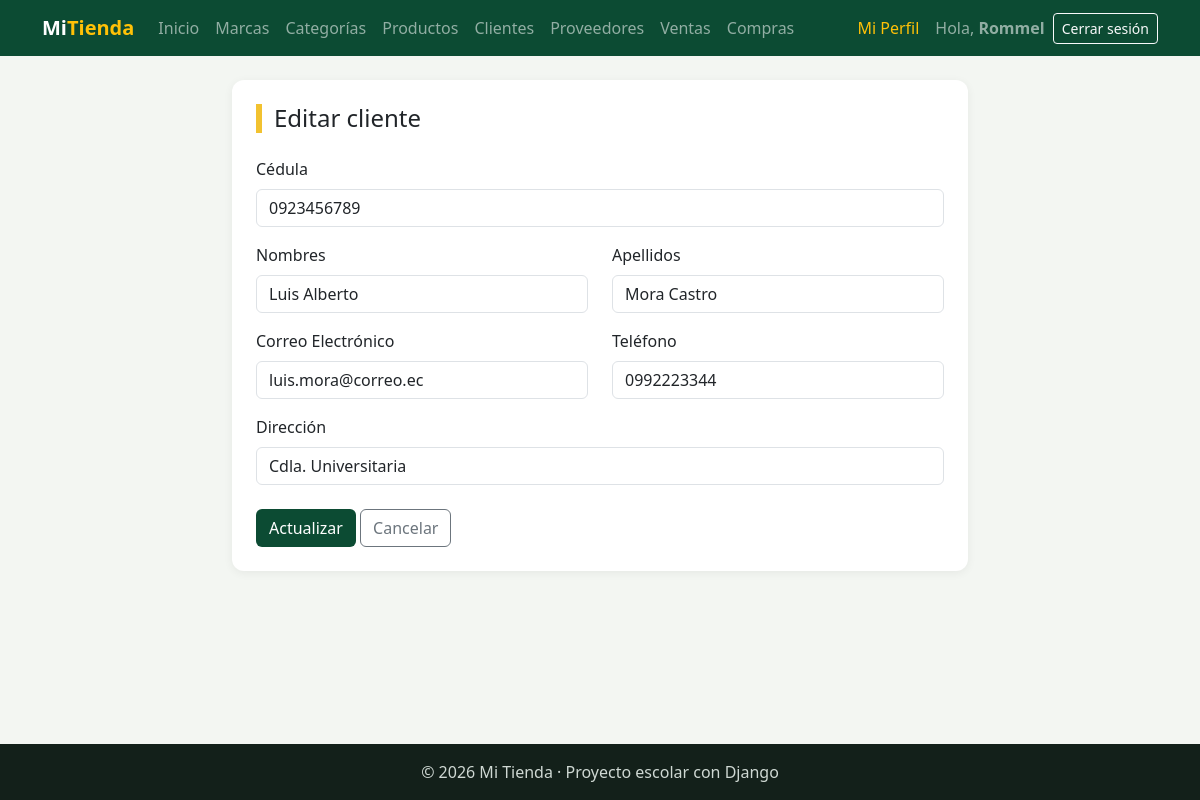
/facturacion/clientes/editar/2/ (signed in), run on the app's committed database.
### facturacion/models.py (models this page shows, shortened)
class ModeloBase(models.Model):
    user = models.ForeignKey(
        User,
        on_delete=models.SET_NULL,
        null=True,
        blank=True,
        editable=False,
        related_name="%(class)s_registrados",
        verbose_name="Registrado por",
    )
    fecha_creacion = models.DateTimeField("Fecha de creación", auto_now_add=True)
    fecha_modificacion = models.DateTimeField("Última modificación", auto_now=True)
    class Meta:
        abstract = True

class Cliente(ModeloBase):
    cedula = models.CharField("Cédula", max_length=10, unique=True)
    nombres = models.CharField(max_length=80)
    apellidos = models.CharField(max_length=80)
    email = models.EmailField("Correo", blank=True)
    telefono = models.CharField("Teléfono", max_length=15, blank=True)
    direccion = models.CharField("Dirección", max_length=200, blank=True)
    class Meta:
        verbose_name = "Cliente"
        verbose_name_plural = "Clientes"
        ordering = ["apellidos", "nombres"]

### facturacion/views.py (the view, shortened to what this page needs)
# urls.py: path("clientes/editar/<int:pk>/", views.ClienteUpdateView.as_view(), name="cliente_editar"),
class ClienteUpdateView(LoginRequiredMixin, UsuarioRegistroMixin, SuccessMessageMixin, UpdateView):
    model = Cliente
    form_class = ClienteForm
    template_name = "facturacion/cliente_form.html"
    success_url = reverse_lazy("facturacion:cliente_lista")
    success_message = "Cliente «%(apellidos)s %(nombres)s» actualizado."
    extra_context = {"titulo": "Editar cliente", "boton": "Actualizar"}

### facturacion/forms.py (shortened to what this page needs)
class ClienteForm(forms.ModelForm):
    class Meta:
        model = Cliente
        fields = ["cedula", "nombres", "apellidos", "email", "telefono", "direccion"]
        widgets = {
            "cedula": forms.TextInput(attrs={"class": "form-control", "placeholder": "10 dígitos"}),
            "nombres": forms.TextInput(attrs={"class": "form-control"}),
            "apellidos": forms.TextInput(attrs={"class": "form-control"}),
            "email": forms.EmailInput(attrs={"class": "form-control"}),
            "telefono": forms.TextInput(attrs={"class": "form-control"}),
            "direccion": forms.TextInput(attrs={"class": "form-control"}),
        }

### facturacion/templates/facturacion/cliente_form.html (shortened to what this page needs)
{% extends "base.html" %}
{% block contenido %}
<div class="row justify-content-center">
    <div class="col-md-8">
        <div class="tarjeta">
            <h1 class="h4 titulo-pagina mb-4">{{ titulo }}</h1>
            <form method="post" novalidate>
                <div class="mb-3">
                    <label class="form-label" for="{{ form.cedula.id_for_label }}">Cédula</label>
                    {{ form.cedula }}
                </div>
                <div class="row">
                    <div class="col-md-6 mb-3">
                        <label class="form-label" for="{{ form.nombres.id_for_label }}">Nombres</label>
                        {{ form.nombres }}
                    </div>
                    <div class="col-md-6 mb-3">
                        <label class="form-label" for="{{ form.apellidos.id_for_label }}">Apellidos</label>
                        {{ form.apellidos }}
                    </div>
                </div>
                <div class="row">
                    <div class="col-md-6 mb-3">
                        <label class="form-label" for="{{ form.email.id_for_label }}">Correo Electrónico</label>
                        {{ form.email }}
                    </div>
                    <div class="col-md-6 mb-3">
                        <label class="form-label" for="{{ form.telefono.id_for_label }}">Teléfono</label>
                        {{ form.telefono }}
                    </div>
                </div>
                <div class="mb-4">
                    <label class="form-label" for="{{ form.direccion.id_for_label }}">Dirección</label>
                    {{ form.direccion }}
                </div>
                <button type="submit" class="btn btn-verde">{{ boton }}</button>
                <a href="{% url 'facturacion:cliente_lista' %}" class="btn btn-outline-secondary">Cancelar</a>
            </form>
        </div>
    </div>
</div>
{% endblock %}

### templates/base.html (shortened to what this page needs)
{% load static %}
<!DOCTYPE html>
<html lang="es">
<head>
    <link href="https://cdn.jsdelivr.net/npm/bootstrap@5.3.3/dist/css/bootstrap.min.css" rel="stylesheet">
    <link rel="stylesheet" href="{% static 'css/estilos.css' %}">
</head>
<body>
<nav class="navbar navbar-expand-lg navbar-dark barra">
    <div class="container">
        <a class="navbar-brand fw-bold" href="{% url 'home' %}">Mi<span class="text-warning">Tienda</span></a>
        <div class="collapse navbar-collapse" id="menu">
            <ul class="navbar-nav me-auto">
                <li class="nav-item"><a class="nav-link" href="{% url 'home' %}">Inicio</a></li>
                {% if user.is_authenticated %}
                    <li class="nav-item"><a class="nav-link" href="{% url 'facturacion:marca_lista' %}">Marcas</a></li>
                    <li class="nav-item"><a class="nav-link" href="{% url 'facturacion:categoria_lista' %}">Categorías</a></li>
                    <li class="nav-item"><a class="nav-link" href="{% url 'facturacion:producto_lista' %}">Productos</a></li>
                    <li class="nav-item"><a class="nav-link" href="{% url 'facturacion:cliente_lista' %}">Clientes</a></li>
                    <li class="nav-item"><a class="nav-link" href="{% url 'facturacion:proveedor_lista' %}">Proveedores</a></li>
                    <li class="nav-item"><a class="nav-link" href="{% url 'facturacion:venta_lista' %}">Ventas</a></li>
                    <li class="nav-item"><a class="nav-link" href="{% url 'facturacion:compra_lista' %}">Compras</a></li>
                {% endif %}
            </ul>
            <ul class="navbar-nav align-items-lg-center gap-2">
                {% if user.is_authenticated %}
                    <li class="nav-item"><a class="nav-link text-warning" href="{% url 'facturacion:mi_perfil' %}">Mi Perfil</a></li>
                    <li class="nav-item navbar-text">Hola, <b>{{ user.username }}</b></li>
                    <li class="nav-item">
                        <form method="post" action="{% url 'logout' %}" class="d-inline">
                            <button type="submit" class="btn btn-sm btn-outline-light">Cerrar sesión</button>
                        </form>
                    </li>
                {% else %}
                    <li class="nav-item"><a class="nav-link" href="{% url 'login' %}">Ingresar</a></li>
                    <li class="nav-item"><a class="btn btn-sm btn-warning" href="{% url 'registro' %}">Crear cuenta</a></li>
                {% endif %}
            </ul>
        </div>
    </div>
</nav>
<main class="container py-4">
    {% block contenido %}{% endblock %}
</main>
<footer class="pie text-center py-3">© 2026 Mi Tienda · Proyecto escolar con Django</footer>
</body>
</html>

### static/css/estilos.css (style rules this page uses)
:root { --verde: #0c4b33; --verde-claro: #2f9e6e; --amarillo: #f2c230; }
body { background-color: #f3f6f2; min-height: 100vh; display: flex; flex-direction: column; }
main { flex: 1; }
.barra { background-color: var(--verde); }
.titulo-pagina { border-left: 6px solid var(--amarillo); padding-left: 12px; }
.tarjeta { background: white; border-radius: 12px; padding: 24px; box-shadow: 0 2px 10px rgba(0,0,0,.06); }
.btn-verde { background-color: var(--verde); color: white; }
.pie { background-color: #13201a; color: #cfd8d3; }

### data on the page
Cliente: cedula "0923456789", nombres "Luis Alberto", apellidos "Mora Castro", email "luis.mora@correo.ec", telefono "0992223344", direccion "Cdla. Universitaria"

### other printed values
{{ user.username }} "Rommel"
{{ titulo }} "Editar cliente"
{{ boton }} "Actualizar"
